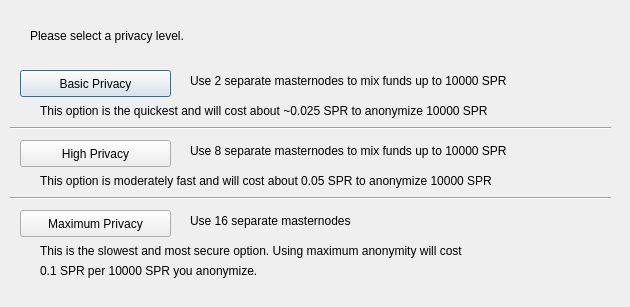
<?xml version="1.0" encoding="UTF-8"?>
<ui version="4.0">
 <class>ObfuscationConfig</class>
 <widget class="QDialog" name="ObfuscationConfig">
  <property name="geometry">
   <rect>
    <x>0</x>
    <y>0</y>
    <width>630</width>
    <height>307</height>
   </rect>
  </property>
  <property name="windowTitle">
   <string>Configure Obfuscation</string>
  </property>
  <widget class="QPushButton" name="buttonBasic">
   <property name="geometry">
    <rect>
     <x>20</x>
     <y>70</y>
     <width>151</width>
     <height>27</height>
    </rect>
   </property>
   <property name="text">
    <string>Basic Privacy</string>
   </property>
  </widget>
  <widget class="QPushButton" name="buttonHigh">
   <property name="geometry">
    <rect>
     <x>20</x>
     <y>140</y>
     <width>151</width>
     <height>27</height>
    </rect>
   </property>
   <property name="text">
    <string>High Privacy</string>
   </property>
  </widget>
  <widget class="QPushButton" name="buttonMax">
   <property name="geometry">
    <rect>
     <x>20</x>
     <y>210</y>
     <width>151</width>
     <height>27</height>
    </rect>
   </property>
   <property name="text">
    <string>Maximum Privacy</string>
   </property>
  </widget>
  <widget class="QLabel" name="label">
   <property name="geometry">
    <rect>
     <x>30</x>
     <y>20</y>
     <width>571</width>
     <height>31</height>
    </rect>
   </property>
   <property name="text">
    <string>Please select a privacy level.</string>
   </property>
  </widget>
  <widget class="QLabel" name="label_2">
   <property name="geometry">
    <rect>
     <x>190</x>
     <y>70</y>
     <width>421</width>
     <height>21</height>
    </rect>
   </property>
   <property name="text">
    <string>Use 2 separate masternodes to mix funds up to 10000 SPR</string>
   </property>
  </widget>
  <widget class="QLabel" name="label_3">
   <property name="geometry">
    <rect>
     <x>190</x>
     <y>140</y>
     <width>411</width>
     <height>21</height>
    </rect>
   </property>
   <property name="text">
    <string>Use 8 separate masternodes to mix funds up to 10000 SPR</string>
   </property>
  </widget>
  <widget class="QLabel" name="label_4">
   <property name="geometry">
    <rect>
     <x>190</x>
     <y>210</y>
     <width>421</width>
     <height>21</height>
    </rect>
   </property>
   <property name="text">
    <string>Use 16 separate masternodes</string>
   </property>
  </widget>
  <widget class="QLabel" name="label_6">
   <property name="geometry">
    <rect>
     <x>40</x>
     <y>100</y>
     <width>561</width>
     <height>21</height>
    </rect>
   </property>
   <property name="text">
    <string>This option is the quickest and will cost about ~0.025 SPR to anonymize 10000 SPR</string>
   </property>
  </widget>
  <widget class="QLabel" name="label_7">
   <property name="geometry">
    <rect>
     <x>40</x>
     <y>170</y>
     <width>561</width>
     <height>21</height>
    </rect>
   </property>
   <property name="text">
    <string>This option is moderately fast and will cost about 0.05 SPR to anonymize 10000 SPR</string>
   </property>
  </widget>
  <widget class="QLabel" name="label_8">
   <property name="geometry">
    <rect>
     <x>40</x>
     <y>240</y>
     <width>561</width>
     <height>21</height>
    </rect>
   </property>
   <property name="text">
    <string>This is the slowest and most secure option. Using maximum anonymity will cost</string>
   </property>
  </widget>
  <widget class="QLabel" name="label_9">
   <property name="geometry">
    <rect>
     <x>40</x>
     <y>260</y>
     <width>561</width>
     <height>21</height>
    </rect>
   </property>
   <property name="text">
    <string>0.1 SPR per 10000 SPR you anonymize.</string>
   </property>
  </widget>
  <widget class="Line" name="line">
   <property name="geometry">
    <rect>
     <x>10</x>
     <y>120</y>
     <width>601</width>
     <height>16</height>
    </rect>
   </property>
   <property name="orientation">
    <enum>Qt::Horizontal</enum>
   </property>
  </widget>
  <widget class="Line" name="line_2">
   <property name="geometry">
    <rect>
     <x>10</x>
     <y>190</y>
     <width>601</width>
     <height>16</height>
    </rect>
   </property>
   <property name="orientation">
    <enum>Qt::Horizontal</enum>
   </property>
  </widget>
 </widget>
 <resources/>
 <connections/>
</ui>
